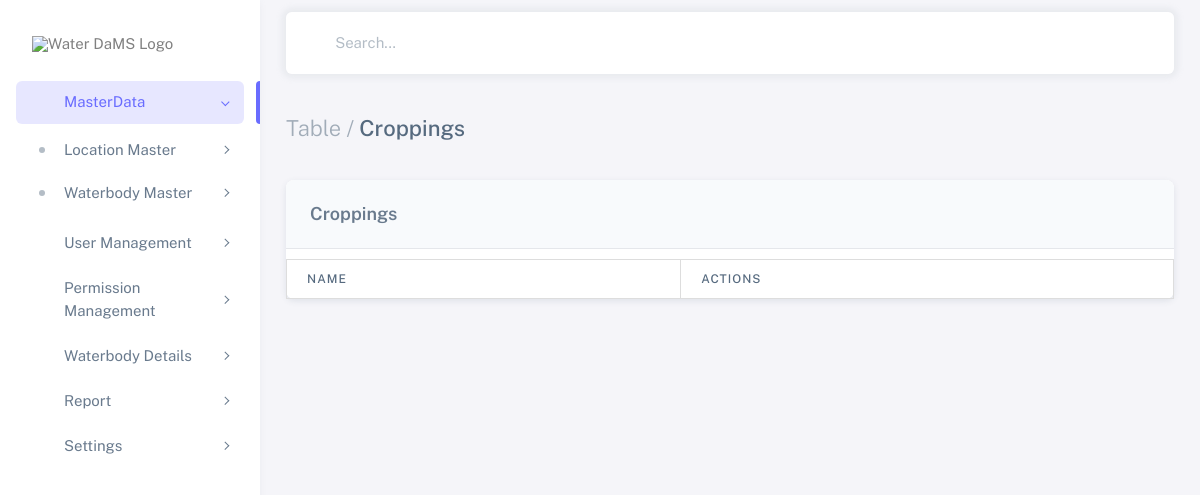
Page /cropings/ on the earlier database version.
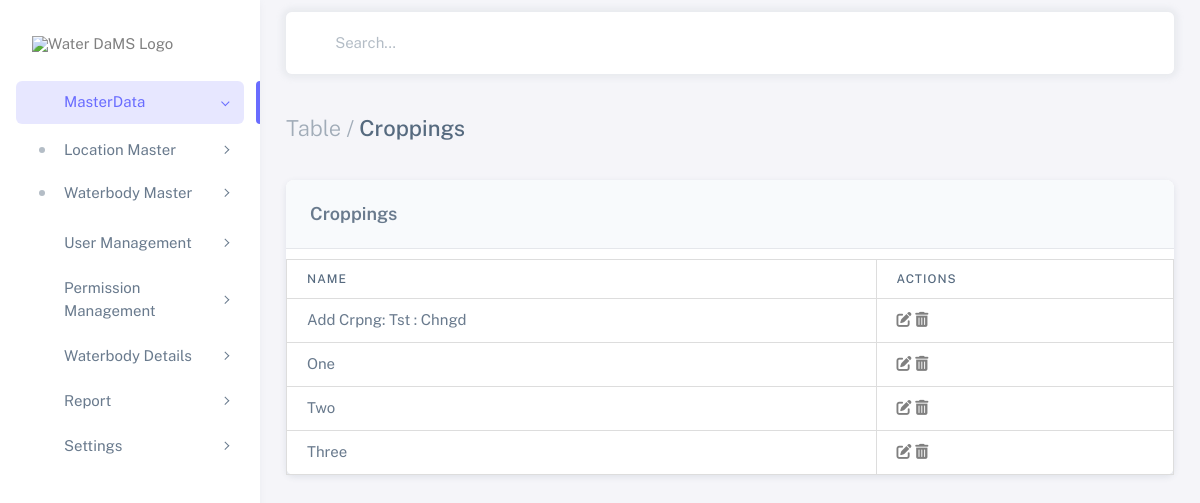
Same page on the later database version.
### waterbodies_app/models.py (models this page shows, shortened)
class Cropings(models.Model):
    name = models.CharField(max_length=255)

### waterbodies_app/views.py (the view)
# urls.py: path('cropings/', views.cropings_list, name='cropings_list'),
def cropings_list(request):
    cropings = Cropings.objects.all()
    return render(request, 'cropings_list.html', {'cropings': cropings})

### templates/cropings_list.html (shortened to what this page needs)
<!DOCTYPE html>
{%load static%}
<html
class="light-style layout-menu-fixed layout-compact"
dir="ltr"
data-theme="theme-default"
data-assets-path="{% static 'assets/' %}"
data-template="vertical-menu-template-free">
<!DOCTYPE html>
<html lang="en" class="light-style layout-wide customizer-hide" dir="ltr" data-theme="theme-default">
<head>
    {% load static %}
    <link rel="stylesheet" href="{% static 'assets/vendor/fonts/boxicons.css' %}"/>
    <link rel="stylesheet" href="https://cdnjs.cloudflare.com/ajax/libs/font-awesome/6.5.2/css/all.min.css">
    <link rel="stylesheet" href="{% static 'assets/vendor/css/core.css' %}" class="template-customizer-core-css"/>
    <link rel="stylesheet" href="{% static 'assets/vendor/css/theme-default.css' %}" class="template-customizer-theme-css"/>
    <link rel="stylesheet" href="{% static 'assets/css/demo.css' %}"/>
    <link rel="stylesheet" href="{% static 'assets/vendor/libs/perfect-scrollbar/perfect-scrollbar.css' %}"/>
    <link rel="stylesheet" href="{% static 'assets/vendor/css/pages/page-auth.css' %}"/>
</head>
  <body>
    <div class="layout-wrapper layout-content-navbar">
      <div class="layout-container">
        <aside id="layout-menu" class="layout-menu menu-vertical menu bg-menu-theme">
          <div class="app-brand demo">
            <a href="" class="app-brand-link">
              <span class="app-brand-logo demo">
                <img src="{% static 'image/waterdams.png' %}" alt="Water DaMS Logo" style="width: 150px; height: auto;">
              </span>
            </a>
          </div>
          <ul class="menu-inner py-1">
            <li class="menu-item active open">
              <a href="javascript:void(0);" class="menu-link menu-toggle">
                <i class="menu-icon tf-icons bx bx-home-circle"></i>
                <div data-i18n="Dashboards">MasterData</div>
              </a>
              <ul class="menu-sub">
                <li class="menu-item has-submenu">
                  <a href="javascript:void(0);" class="menu-link menu-toggle">
                    <div data-i18n="CRM">Location Master</div>
                  </a>
                </li>
                <li class="menu-item has-submenu">
                  <a href="javascript:void(0);" class="menu-link menu-toggle">
                    <div data-i18n="Academy">Waterbody Master</div>
                  </a>
                </li>
              </ul>
            </li>
            <li class="menu-item">
              <a href="javascript:void(0);" class="menu-link menu-toggle">
                <i class="menu-icon tf-icons bx bx-user"></i>
                <div data-i18n="Layouts">User Management</div>
              </a>
            </li>
            <li class="menu-item">
              <a href="javascript:void(0);" class="menu-link menu-toggle">
                <i class="menu-icon tf-icons bx bx-shield"></i>
                <div data-i18n="Layouts">Permission Management</div>
              </a>
            </li>
            <li class="menu-item">
              <a href="javascript:void(0);" class="menu-link menu-toggle">
                <i class="menu-icon tf-icons bx bx-water"></i>
                <div data-i18n="Layouts">Waterbody Details</div>
              </a>
            </li>
            <li class="menu-item">
              <a href="javascript:void(0);" class="menu-link menu-toggle">
                <i class="menu-icon tf-icons bx bx-shield"></i>
                <div data-i18n="Layouts">Report</div>
              </a>
            </li>
            <li class="menu-item">
              <a href="javascript:void(0);" class="menu-link menu-toggle">
                <i class="menu-icon tf-icons bx bx-file"></i>
                <div data-i18n="Layouts">Settings</div>
              </a>
            </li>
          </ul>
        </aside>
        <div class="layout-page">
          <nav
            class="layout-navbar container-xxl navbar navbar-expand-xl navbar-detached align-items-center bg-navbar-theme"
            id="layout-navbar">
            <div class="navbar-nav-right d-flex align-items-center" id="navbar-collapse">
              <div class="navbar-nav align-items-center">
                <div class="nav-item d-flex align-items-center">
                  <i class="bx bx-search fs-4 lh-0"></i>
                  <input
                    type="text"
                    class="form-control border-0 shadow-none ps-1 ps-sm-2"
                    placeholder="Search..."
                    aria-label="Search..." />
                </div>
              </div>
            </div>
          </nav>
          <div class="content-wrapper">
            <div class="container-xxl flex-grow-1 container-p-y">
              <h4 class="py-3 mb-4"><span class="text-muted fw-light">Table /</span> Croppings</h4>
              <div class="card">
                <h5 class="card-header">Croppings</h5>
                <div class="table-responsive text-nowrap">
                    <table class="table">
                        <thead>
                            <tr>
                                <th>Name</th>
                                <th>Actions</th>
                            </tr>
                        </thead>
                        <tbody>
                            {% for croping in cropings %}
                            <tr>
                                <td>{{ croping.name }}</td>
                                <td>
                                    <a href="javascript:void(0)" class="edit-croping" data-id="{{ croping.id }}" data-name="{{ croping.name }}">
                                        <i class="fas fa-edit"></i>
                                    </a>
                                    <a href="javascript:void(0)" class="delete-croping" data-id="{{ croping.id }}" data-name="{{ croping.name }}">
                                        <i class="fas fa-trash-alt"></i>
                                    </a>
                                </td>
                            </tr>
                            {% endfor %}
                        </tbody>
                    </table>
                </div>
            </div>
          </div>
        </div>
      </div>
    </div>
  </body>
</html>

### static/assets/css/demo.css (style rules this page uses)
.menu .app-brand.demo { height: 64px; margin-top: 12px; }
.card-header { font-weight: 600; background-color: #f8fafc; border-bottom: 1px solid #e5e7eb; }
table { width: 100%; border-collapse: collapse; margin-top: 10px; }
th, td { padding: 12px; border: 1px solid #ddd; text-align: left; }
th { background-color: #f4f4f4; }

Differences in the rows shown:
added Cropings: name "Add Crpng: Tst : Chngd"
added Cropings: name "One"
added Cropings: name "Two"
added Cropings: name "Three"
